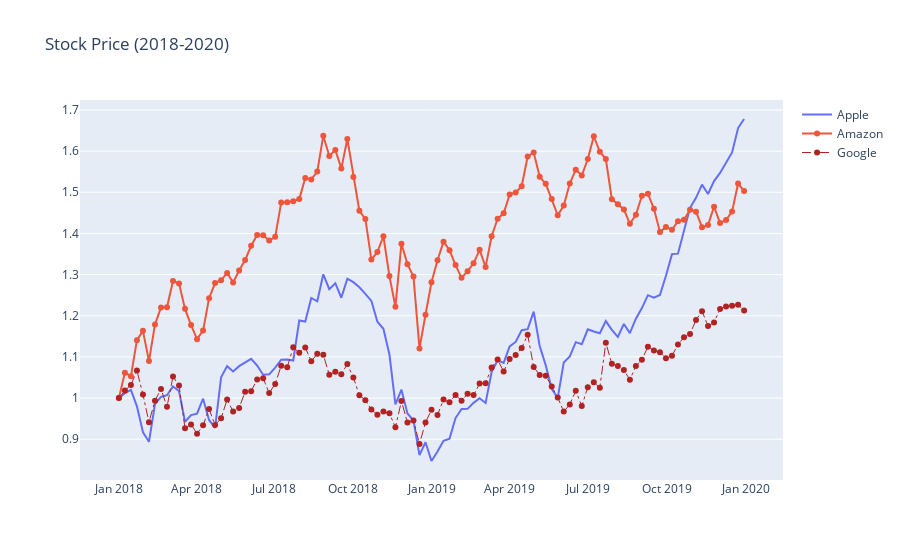

The notebook cell saved with this chart:
### Code cell
fig = go.Figure()
fig.add_trace(go.Scatter(x=df_stocks.date, y=df_stocks.AAPL, mode='lines', name='Apple'))
fig.add_trace(go.Scatter(x=df_stocks.date, y=df_stocks.AMZN, mode='lines+markers', name='Amazon'))
fig.add_trace(go.Scatter(x=df_stocks.date, y=df_stocks.GOOG, mode='lines+markers', name='Google', line=dict(color='firebrick', width=1, dash='dashdot')))

fig.update_layout(title = 'Stock Price (2018-2020)')
fig.update_layout(xaxis = dict(showline=False, showgrid=False, showticklabels=True), autosize=False)
